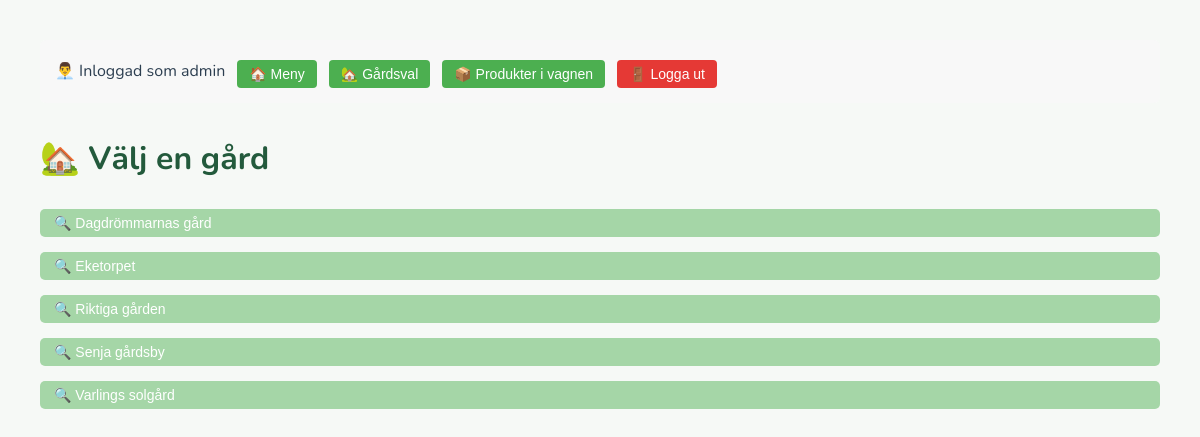
/admin/select_farm (signed in), run on the app's committed database.
### tables this page shows
CREATE TABLE farmers (
                id INTEGER PRIMARY KEY AUTOINCREMENT,
                name TEXT,
                farm_name TEXT,
                username TEXT UNIQUE,
                password TEXT
            , image_path TEXT);

### app.py (the view)
@app.route('/admin/select_farm', methods=['GET', 'POST'])
def select_farm():
    if 'admin_id' not in session:
        return redirect('/')
    with sqlite3.connect('database.db') as conn:
        c = conn.cursor()
        c.execute('SELECT DISTINCT id, farm_name FROM farmers ORDER BY farm_name')
        farms = c.fetchall()
    if request.method == 'POST':
        selected_farm_id = request.form['farm_id']
        return redirect(f'/admin/farm/{selected_farm_id}')
    return render_template('select_farm.html', farms=farms)

### app.py (called while the page is built)
@app.context_processor
def inject_farmer_image():
    if 'user_id' in session:
        with sqlite3.connect("database.db") as conn:
            c = conn.cursor()
            c.execute("SELECT image_path FROM farmers WHERE id = ?", (session['user_id'],))
            result = c.fetchone()
            return {'farmer_image': result[0] if result and result[0] else None}
    return {'farmer_image': None}

### templates/select_farm.html (shortened to what this page needs)
{% extends "base.html" %}
{% block content %}
<h1>🏡 Välj en gård</h1>
<form method="POST">
    <ul>
        {% for farm in farms %}
            <li style="margin-bottom: 10px;">
                <button type="submit" name="farm_id" value="{{ farm[0] }}">
                    🔍 {{ farm[1] }}
                </button>
            </li>
        {% endfor %}
    </ul>
</form>
{% endblock %}

### templates/static/style.css (style rules this page uses)
body { font-family: "Nunito", sans-serif; background-color: #f6f9f6; color: #2c3e50; margin: 40px; line-height: 1.6; }
h1 { font-size: 32px; margin-bottom: 20px; color: #235a3c; }
form { margin-top: 5px; }
button { background-color: #81c784; border: none; color: white; padding: 6px 14px; margin-top: 5px; font-size: 14px; border-radius: 5px; cursor: pointer; transition: background 0.2s ease-in-out; }
ul { list-style: none; padding: 0; }
li button { background-color: #a5d6a7; width: 100%; text-align: left; }

### templates/base.html (style rules this page uses)
body { font-family: 'Nunito', sans-serif; margin: 40px; }
h1 { font-size: 28px; margin-bottom: 20px; }

### data on the page
farmers: {{ farm[0] }} 1 (drawn), farm_name "Dagdrömmarnas gård"
farmers: {{ farm[0] }} 4 (drawn), farm_name "Eketorpet"
farmers: {{ farm[0] }} 2 (drawn), farm_name "Riktiga gården"
farmers: {{ farm[0] }} 3 (drawn), farm_name "Senja gårdsby"
farmers: {{ farm[0] }} 5 (drawn), farm_name "Varlings solgård"
